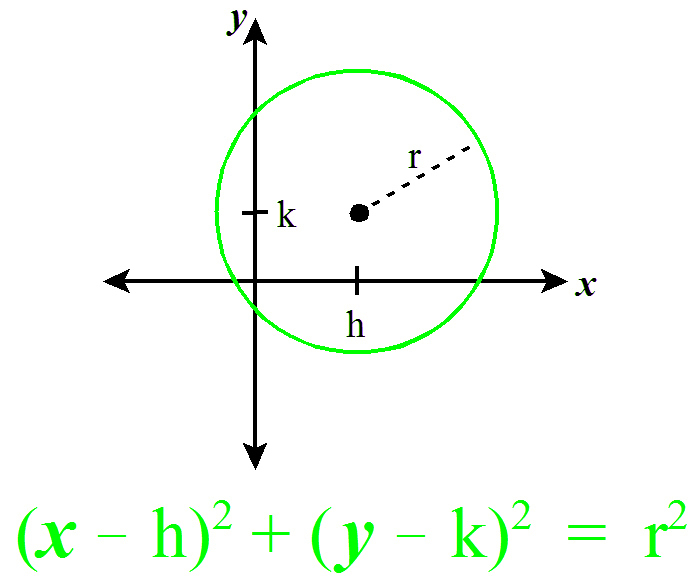
#> input picture Lab 05/open cv/Feature Detection and Description/circle_detection_equation.jpeg, 700 x 580 px, found by its file name
$ jupyter execute 'Circle Detection.ipynb'
#> lines starting #> are read from the running program, lines starting #| are printed output that depends on the picture; after the words box and inside, x2 and y2 are one past the last pixel; in counts of white or black regions, pixels touching at a corner belong together
[cell 1]
import cv2
import numpy as np

img = cv2.imread("D:/open cv/Feature Detection and Description/circle_detection_equation.jpeg")
#> img is the input picture: shape (580, 700, 3); mean B, G, R 246.2, 251.4, 246.3
output = img.copy()
gray = cv2.cvtColor(img, cv2.COLOR_BGR2GRAY)
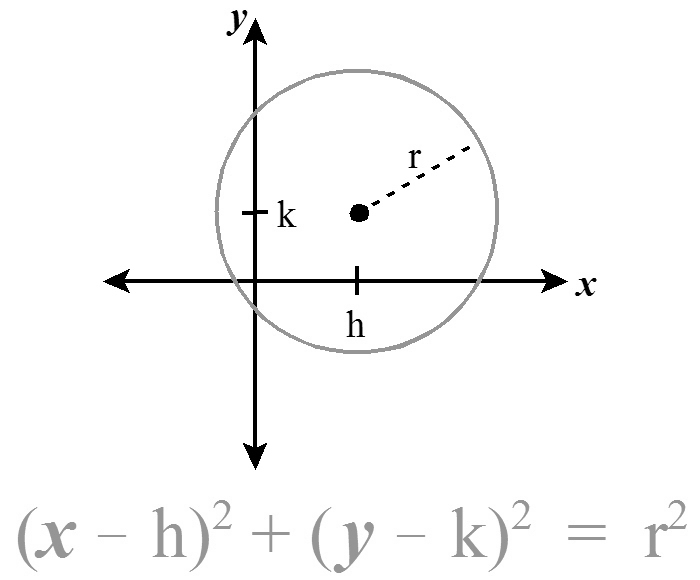
#> gray: shape (580, 700); min 0, max 255, mean 249.3

gray = cv2.medianBlur(gray, 5)

circles = cv2.HoughCircles(
    gray,
    cv2.HOUGH_GRADIENT,
    dp=1,
    minDist=100,
    param1=100,
    param2=40,
    minRadius=30,
    maxRadius=60
)
#> circles = None

if circles is not None:
    circles = np.uint16(np.around(circles))
    x, y, r = circles[0][0]
    cv2.circle(output, (x, y), r, (0, 255, 0), 2)
    cv2.circle(output, (x, y), 2, (0, 0, 255), 3)

cv2.imshow('Detected Circle', output)
cv2.waitKey(0)
cv2.destroyAllWindows()

[cell 2]
import cv2
import numpy as np

img = cv2.imread("D:/open cv/Feature Detection and Description/Eye_detection_output.png")
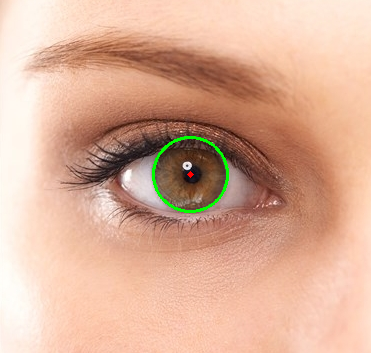
#> input picture Lab 05/open cv/Feature Detection and Description/Eye_detection_output.png, 371 x 353 px, found by its file name
#> img is the input picture: shape (353, 371, 3); mean B, G, R 151.4, 174.7, 218.4
output = img.copy()
gray = cv2.cvtColor(img, cv2.COLOR_BGR2GRAY)
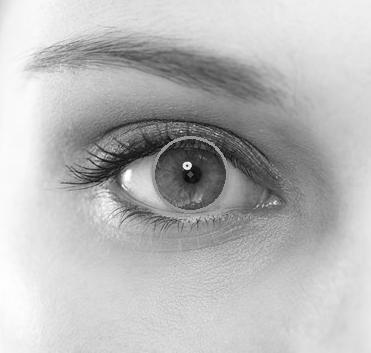
#> gray: shape (353, 371); min 2, max 255, mean 185.1

gray = cv2.medianBlur(gray, 5)

circles = cv2.HoughCircles(
    gray,
    cv2.HOUGH_GRADIENT,
    dp=1,
    minDist=100,
    param1=100,
    param2=40,
    minRadius=30,
    maxRadius=60
)
#> circles = [[189.5, 173.5, 35.2]]

if circles is not None:
    circles = np.uint16(np.around(circles))
#> circles = [[190, 174, 35]]
    x, y, r = circles[0][0]
#> x = 190; y = 174; r = 35
    cv2.circle(output, (x, y), r, (0, 255, 0), 2)
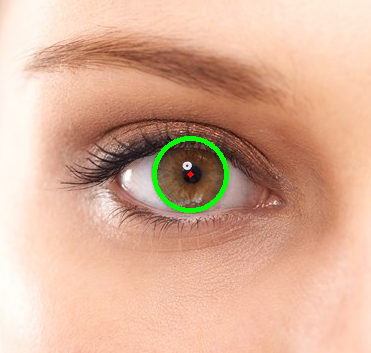
#> output: shape (353, 371, 3); 0.32% of pixels changed, all inside (x1, y1, x2, y2) = (155, 139, 226, 210)
    cv2.circle(output, (x, y), 2, (0, 0, 255), 3)
#> output: shape (353, 371, 3); 0.01% of pixels changed, all inside (x1, y1, x2, y2) = (186, 170, 195, 179)

cv2.imshow('Detected Circle', output)
cv2.waitKey(0)
cv2.destroyAllWindows()
